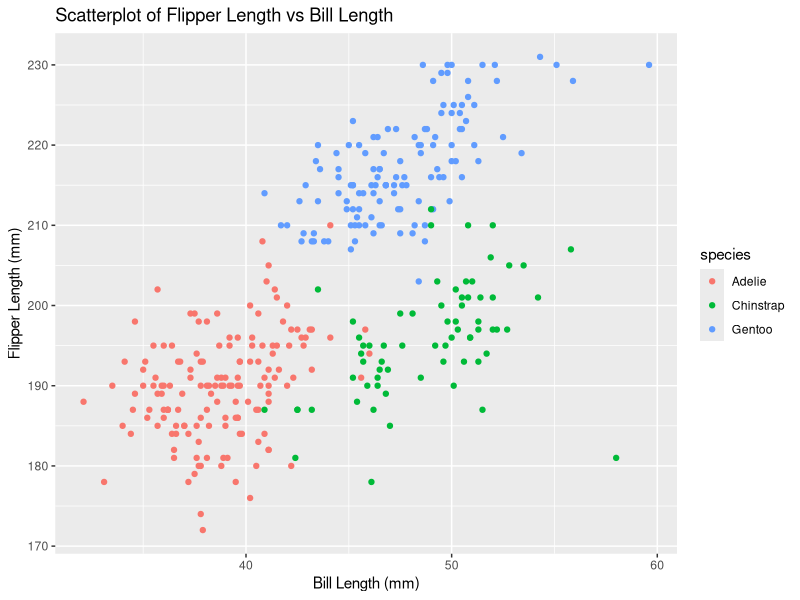

Here is the R script that generated this plot:
## ---- chunk 1
data("penguins", package = "palmerpenguins")
## ---- chunk 2
summary(penguins)
## ---- chunk 3
nrow(penguins)
ncol(penguins)
## ---- chunk 4
library(tidyverse)
flipper_length <-- pull(penguins, flipper_length_mm)
mean(pull(penguins, flipper_length_mm), na.rm = TRUE)
## ---- chunk 5
library(ggplot2)

plot1 <- ggplot(penguins, aes(x = bill_length_mm, y = flipper_length_mm, color = species)) + geom_point() + labs(title = "Scatterplot of Flipper Length vs Bill Length",
                    x = "Bill Length (mm)",
                    y = "Flipper Length (mm)")

ggsave("scatterplot flipper vs bill length.png", plot = plot1)
## ---- chunk 6
library(tidyverse)
set.seed(1)

normal_sample <- rnorm(10)
logical_vector <- normal_sample > 0
char_vector <- c("A", "B", "C", "D", "E", "F", "G", "H", "I", "J")
factor_vector <- factor(sample(c("L0", "L1", "L2"), 10, replace = TRUE))

df <- tibble(
  Normal_Sample = normal_sample,
  Logical_Vector = logical_vector,
  Char_Vector = char_vector,
  Factor_Vector = factor_vector
)
## ---- chunk 7
mean(pull(df, Normal_Sample))
mean(pull(df, Logical_Vector))
mean(pull(df, Char_Vector))
mean(pull(df, Factor_Vector))
